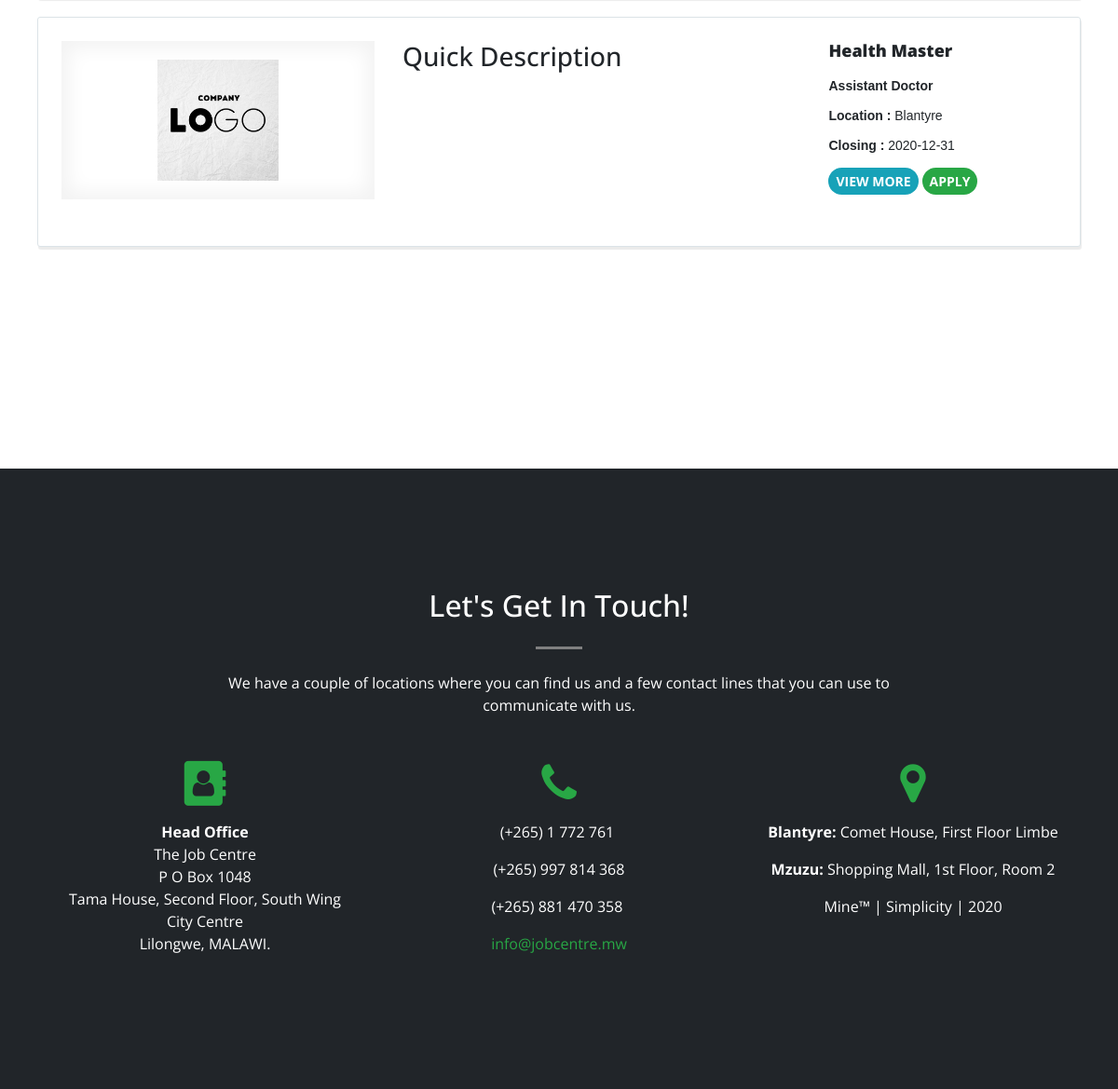
Page /locum_vacancies.php (lower part) on the earlier database version.
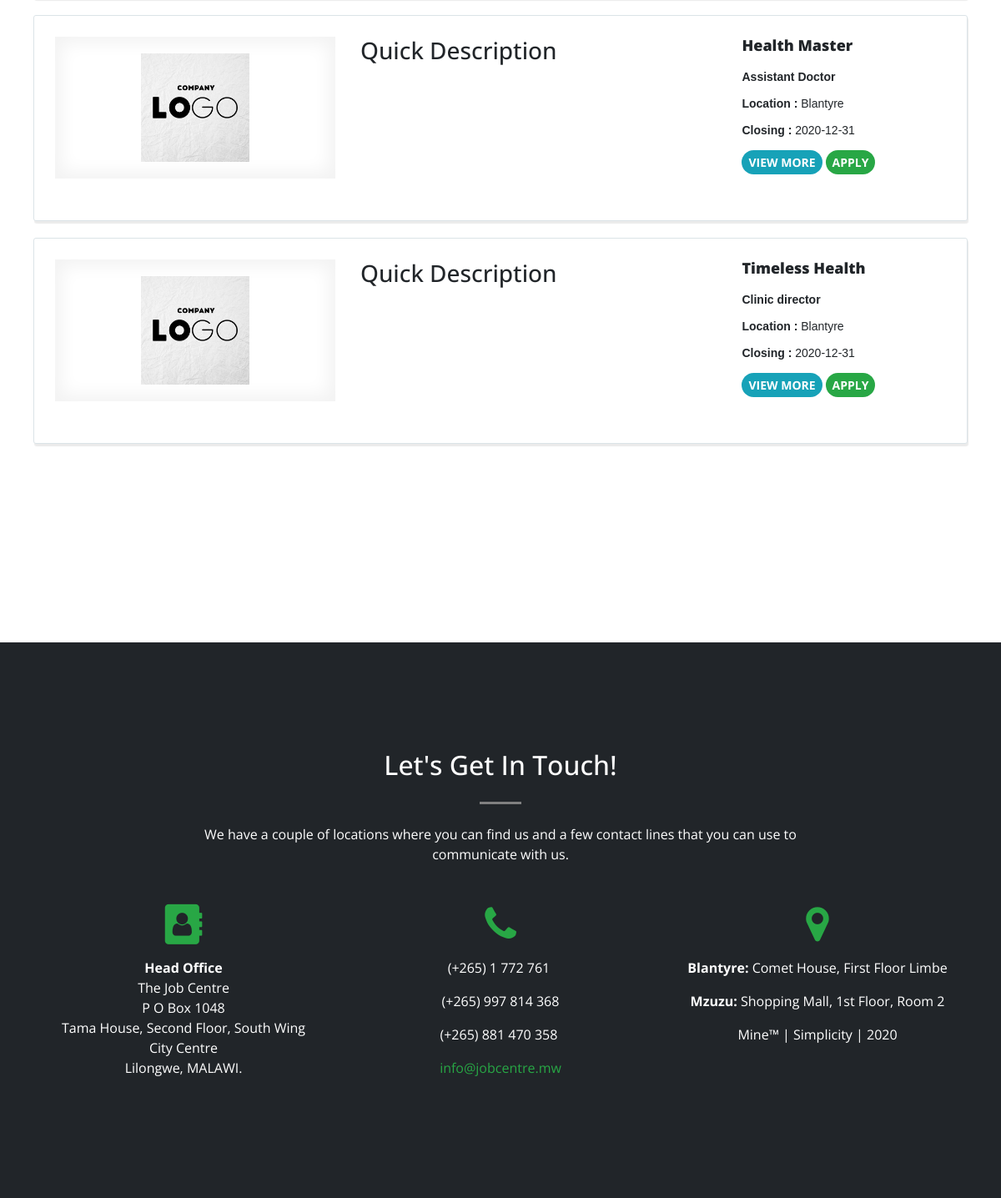
Same page on the later database version.
### tables this page shows
CREATE TABLE `locum_vacancies` (
  `Id` int(7) NOT NULL,
  `EmployerID` int(7) NOT NULL,
  `Date` date NOT NULL,
  `Closing` date NOT NULL,
  `Title` text NOT NULL,
  `Location` text NOT NULL,
  `Description` text,
  `MiniDesc` text NOT NULL,
  `Status` enum('Pending','Posted') NOT NULL
);

CREATE TABLE `locum_employer` (
  `Id` int(7) NOT NULL,
  `EmployerID` int(7) NOT NULL,
  `Ceo` text,
  `OrganisationName` text,
  `Location` text,
  `City` text,
  `Address` text,
  `Website` text,
  `Description` text,
  `Contact` text,
  `Status` enum('Online','Blocked') NOT NULL
);

### locum_vacancies.php (the view, shortened to what the changed rows need)
<?php
include ('assets/php/connection.php');
?>
<!DOCTYPE html>
<html>
<head>
    <link rel="stylesheet" href="assets/bootstrap/css/bootstrap.min.css">
    <link rel="stylesheet" href="assets/fonts/font-awesome.min.css">
    <link rel="stylesheet" href="assets/css/Animated-Pretty-Product-List-v12.css">
    <link rel="stylesheet" href="assets/css/best-carousel-slide.css">
    <link rel="stylesheet" href="assets/css/Google-Style-Login.css">
    <link rel="stylesheet" href="assets/css/Grid-and-List-view-V10-1.css">
    <link rel="stylesheet" href="assets/css/Grid-and-List-view-V10.css">
    <link rel="stylesheet" href="https://cdnjs.cloudflare.com/ajax/libs/animate.css/3.5.2/animate.min.css">
    <link rel="stylesheet" href="https://cdnjs.cloudflare.com/ajax/libs/aos/2.1.1/aos.css">
    <link rel="stylesheet" href="https://cdnjs.cloudflare.com/ajax/libs/magnific-popup.js/1.1.0/magnific-popup.min.css">
    <link rel="stylesheet" href="assets/css/Login-Form-Clean.css">
</head>
<body id="page-top" style="font-family: 'Open Sans', sans-serif;">
    <section>
        <div class="container" id="vacancies" style="padding: 100px 0px;">
            <div class="col-lg-12 mx-auto text-center">
                <form method="post" action="locum_vacancies.php#vacancies">
                    <?php
                        if(isset($_POST['seek']) && !empty($_POST['title'])){
                            $Title = escTxt($connection, $_POST['title']);
                            $querySeek = "SELECT v.Id, e.EmployerID, e.OrganisationName, v.Title, v.Description, v.Location, v.MiniDesc, v.Closing FROM locum_vacancies AS v INNER JOIN locum_employer AS e ON e.EmployerID = v.EmployerID WHERE v.Title LIKE '%$Title%' AND v.Status = 'Posted'";
                            $resultSeek = $connection -> query($querySeek);
                            while($rowSeek = $resultSeek -> fetch_assoc()){
                    ?>
                    <div class="row product-list dev">
                        <div class="col-sm-12 col-md-12 product-item animation-element">
                            <div class="product-container">
                                <div class="row">
                                    <div class="col-md-4">
                                        <a class="product-image" href="#"><img src="assets/img/logo-default.jpg"></a>
                                    </div>
                                    <div class="col-md-5">
                                        <h3>Quick Description</h3>
                                        <?php echo $rowSeek['MiniDesc']; ?>
                                    </div>
                                    <div class="col-md-3">
                                        <h2><?php echo $rowSeek['OrganisationName']; ?></h2>
                                        <strong><p style="padding-top: 10px;"><?php echo $rowSeek['Title']; ?></p></strong>
                                        <p><strong>Location : </strong><?php echo $rowSeek['Location']; ?></p>
                                        <p><strong>Closing : </strong><?php echo $rowSeek['Closing']; ?></p>
                                        <a class="btn btn-sm btn-info" href="locum.php#login">View More</a>
                                        <a class="btn btn-sm btn-success" href="locum.php#login">Apply</a>
                                    </div>
                                </div>
                            </div>
                        </div>
                    </div>
                    <?php
                            }
                        } else {
                            $querySeek = "SELECT v.Id, e.EmployerID, e.OrganisationName, v.Title, v.Description, v.MiniDesc, v.Location, v.Closing FROM locum_vacancies AS v INNER JOIN locum_employer AS e ON e.EmployerID = v.EmployerID AND v.Status = 'Posted'";
                            $resultSeek = $connection -> query($querySeek);
                            while($rowSeek = $resultSeek -> fetch_assoc()){
                    ?>
                    <div class="row product-list dev">
                        <div class="col-sm-12 col-md-12 product-item animation-element">
                            <div class="product-container">
                                <div class="row">
                                    <div class="col-md-4">
                                        <a class="product-image" href="#"><img src="assets/img/logo-default.jpg"></a>
                                    </div>
                                    <div class="col-md-5">
                                        <h3>Quick Description</h3>
                                    </div>
                                    <div class="col-md-3">
                                        <h2><?php echo $rowSeek['OrganisationName']; ?></h2>
                                        <strong><p style="padding-top: 10px;"><?php echo $rowSeek['Title']; ?></p></strong>
                                        <p><strong>Location : </strong><?php echo $rowSeek['Location']; ?></p>
                                        <p><strong>Closing : </strong><?php echo $rowSeek['Closing']; ?></p>
                                        <a class="btn btn-sm btn-info" href="locum.php#login">View More</a>
                                        <a class="btn btn-sm btn-success" href="locum.php#login">Apply</a>
                                    </div>
                                </div>
                            </div>
                        </div>
                    </div>
                    <?php
                        }
                    }
                    ?>
                </form>
            </div>
        </div>
    </section>
    <?php include ('contacts.php'); ?>
</body>
</html>

Differences in the rows shown:
now on this page (row edited): locum_vacancies: locum_employer.OrganisationName "Timeless Health", Title "Clinic director", Location "Blantyre", Closing "2020-12-31"
